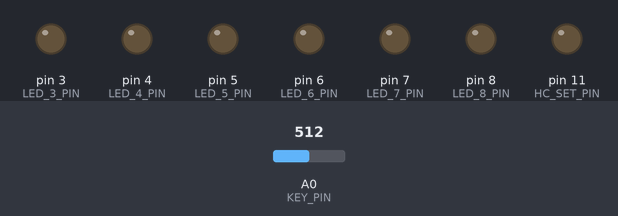
Simulated run of this sketch. Board: Arduino Uno, built with avr-gcc and run on an emulated ATmega328P. Shown: output pins drawn as LEDs (lit = HIGH). The test bench sets the inputs (shaded band); at power-on: A0 (KEY_PIN) = 512. EEPROM starts erased; pins used as bus, display or sensor lines are not drawn.

Above: at 0.1 s.
At 1.3 s:
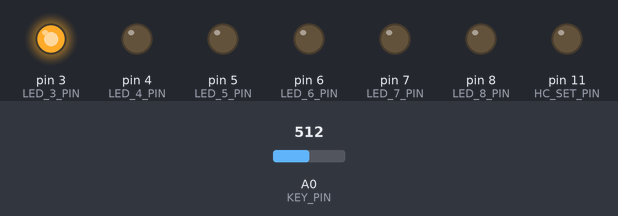
At 1.8 s:
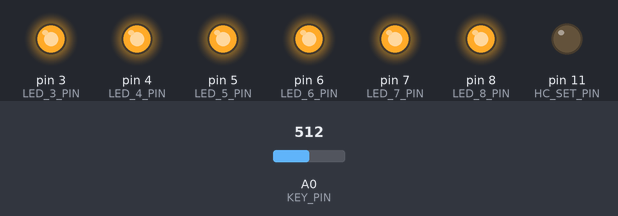
At 2.3 s:
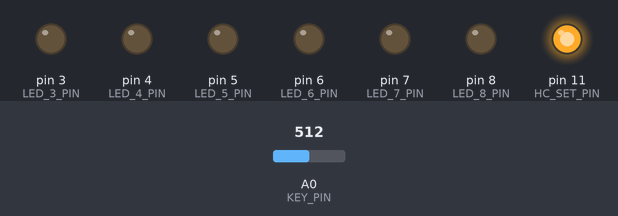
Timing chart, 0 to 3.8 s (numbered marks = the images above):
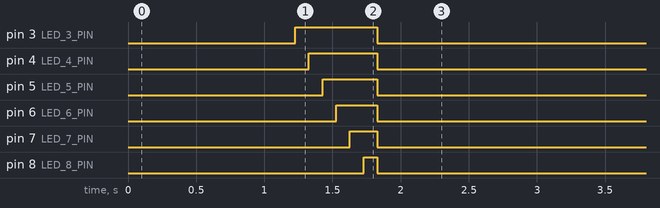

The sketch:

main.ino
```cpp
#include "main.h"

KEY key;
PACKET outmsg;
// MAIL incmsg;
DataMemory dataMem;
DATA data;
SoftwareSerial HC12(HC_TX_PIN, HC_RX_PIN);

void eepromReading() {
  if (EEPROM.get(0, dataMem.testDataMem)) {
    EEPROM.put(0, dataMem);
    dataMem.testDataMem = false;
    delay(1000);
  } else {
    EEPROM.get(0, dataMem);
    delay(1000);
  }
}

void radioInit() {
  if (!dataMem.firstInit) {
    pinMode(HC_SET_PIN, OUTPUT);
    digitalWrite(HC_SET_PIN, LOW);
    delay(100);
    HC12.print("AT+C001");
    delay(100);
    HC12.print("AT+P8");
    delay(100);
    HC12.print("AT+FU3");
    delay(100);
    digitalWrite(HC_SET_PIN, HIGH);
    dataMem.firstInit = true;
  } else {
    digitalWrite(HC_SET_PIN, HIGH);
  }
}

void pinInit() {
  pinMode(LED_1_PIN, OUTPUT);
  pinMode(LED_2_PIN, OUTPUT);
  pinMode(LED_3_PIN, OUTPUT);
  pinMode(LED_4_PIN, OUTPUT);
  pinMode(LED_5_PIN, OUTPUT);
  pinMode(LED_6_PIN, OUTPUT);
  pinMode(LED_7_PIN, OUTPUT);
  pinMode(LED_8_PIN, OUTPUT);

  pinMode(KEY_PIN, INPUT);

  digitalWrite(LED_1_PIN, HIGH);
  delay(DELAY_TIME);
  digitalWrite(LED_2_PIN, HIGH);
  delay(DELAY_TIME);
  digitalWrite(LED_3_PIN, HIGH);
  delay(DELAY_TIME);
  digitalWrite(LED_4_PIN, HIGH);
  delay(DELAY_TIME);
  digitalWrite(LED_5_PIN, HIGH);
  delay(DELAY_TIME);
  digitalWrite(LED_6_PIN, HIGH);
  delay(DELAY_TIME);
  digitalWrite(LED_7_PIN, HIGH);
  delay(DELAY_TIME);
  digitalWrite(LED_8_PIN, HIGH);
  delay(DELAY_TIME);

  digitalWrite(LED_1_PIN, LOW);
  digitalWrite(LED_2_PIN, LOW);
  digitalWrite(LED_3_PIN, LOW);
  digitalWrite(LED_4_PIN, LOW);
  digitalWrite(LED_5_PIN, LOW);
  digitalWrite(LED_6_PIN, LOW);
  digitalWrite(LED_7_PIN, LOW);
  digitalWrite(LED_8_PIN, LOW);
}

void setup() {
  Serial.begin(9600);
  HC12.begin(9600);
  eepromReading();
  pinInit();
  radioInit();
  Serial.end();
}

void loop() {
  keys();
  autoMode();
  leds();
  sender();
}
```

autoMode.cpp
```cpp
#include "main.h"

void autoMode() {
  if (key.keyMode) {
    if (data.autoMode && data.keyIsPress) {
      data.autoMode = false;
      key.keyUp = false;
      key.keyDown = false;
    } else if (key.keyUp && !data.autoMode) {
      data.autoMode = true;
      data.keyIsPress = false;
    } else if (key.keyDown && !data.autoMode) {
      data.autoMode = true;
      data.keyIsPress = false;
    }
  }
}
```

keys.cpp
```cpp
#include "main.h"

static uint32_t keysProtection = 500;
static uint32_t ADCInterrups;
static uint16_t keyValue;

uint16_t MiddleArif(uint16_t newVal) {
  static byte idx = 0;
  static uint16_t valArray[NUM_READ];
  valArray[idx] = newVal;
  if (++idx >= NUM_READ)
    idx = 0;
  uint16_t average = 0;
  for (int i = 0; i < NUM_READ; i++) {
    average += valArray[i];
  }
  return (uint16_t)average / NUM_READ;
}

void keys() {
  if (millis() - ADCInterrups > 1) {
    ADCInterrups = millis();
    keyValue = MiddleArif(analogRead(KEY_PIN));
  }

  if (millis() - keysProtection > KEY_PROTECTION) {
    keysProtection = millis();

    if (KEY_RELISED - TOLERANCE <= keyValue &&
        KEY_RELISED + TOLERANCE >= keyValue) {
      data.keyIsPress = false;
      if (!data.autoMode) {
        key.keyUp = false;
        key.keyDown = false;
      }

    } else if (KEY_1_VAL <= keyValue && KEY_1_VAL + TOLERANCE >= keyValue) {
      data.keyIsPress = true;
      if (!data.autoMode) {
        if (key.keyState1) {
          key.keyState1 = false;
          data.keyStateChange = true;
        } else {
          key.keyState1 = true;
          data.keyStateChange = true;
        }
      }
    } else if (KEY_2_VAL - TOLERANCE <= keyValue &&
               KEY_2_VAL + TOLERANCE >= keyValue) {
      data.keyIsPress = true;
      if (!data.autoMode) {
        if (key.keyState2) {
          key.keyState2 = false;
          data.keyStateChange = true;
        } else {
          key.keyState2 = true;
          data.keyStateChange = true;
        }
      }
    } else if (KEY_3_VAL - TOLERANCE <= keyValue &&
               KEY_3_VAL + TOLERANCE >= keyValue) {
      data.keyIsPress = true;
      if (!data.autoMode) {
        if (key.keyState3) {
          key.keyState3 = false;
          data.keyStateChange = true;
        } else {
          key.keyState3 = true;
          data.keyStateChange = true;
        }
      }
    } else if (KEY_4_VAL - TOLERANCE <= keyValue &&
               KEY_4_VAL + TOLERANCE >= keyValue) {
      data.keyIsPress = true;
      if (!data.autoMode) {
        if (key.keyState4) {
          key.keyState4 = false;
          data.keyStateChange = true;
        } else {
          key.keyState4 = true;
          data.keyStateChange = true;
        }
      }
    } else if (KEY_5_VAL - TOLERANCE <= keyValue &&
               KEY_5_VAL + TOLERANCE >= keyValue) {
      data.keyIsPress = true;
      if (!data.autoMode) {
        if (key.keyState5) {
          key.keyState5 = false;
          data.keyStateChange = true;
        } else {
          key.keyState5 = true;
          data.keyStateChange = true;
        }
      }
    } else if (KEY_6_VAL - TOLERANCE <= keyValue &&
               KEY_6_VAL + TOLERANCE >= keyValue) {
      data.keyIsPress = true;
      if (!data.autoMode) {
        if (key.keyState6) {
          key.keyState6 = false;
          data.keyStateChange = true;
        } else {
          key.keyState6 = true;
          data.keyStateChange = true;
        }
      }
    } else if (KEY_7_VAL - TOLERANCE <= keyValue &&
               KEY_7_VAL + TOLERANCE >= keyValue) {
      data.keyIsPress = true;
      if (!data.autoMode) {
        if (key.keyState7) {
          key.keyState7 = false;
          data.keyStateChange = true;
        } else {
          key.keyState7 = true;
          data.keyStateChange = true;
        }
      }
    } else if (KEY_8_VAL - TOLERANCE <= keyValue &&
               KEY_8_VAL + TOLERANCE >= keyValue) {
      data.keyIsPress = true;
      if (!data.autoMode) {
        if (key.keyState8 == true) {
          key.keyState8 = false;
          data.keyStateChange = true;
        } else {
          key.keyState8 = true;
          data.keyStateChange = true;
        }
      }
    } else if (KEY_9_VAL - TOLERANCE <= keyValue &&
               KEY_9_VAL + TOLERANCE >= keyValue) {
      data.keyIsPress = true;
      if (!data.autoMode) {
        if (key.keyUp == false) {
          key.keyUp = true;
          data.keyStateChange = true;
          data.autoTimer = millis();
        }
      }
    } else if (KEY_10_VAL - TOLERANCE <= keyValue &&
               KEY_10_VAL + TOLERANCE >= keyValue) {
      data.keyIsPress = true;
      if (!data.autoMode) {
        if (key.keyWork == false) {
          key.keyWork = true;
          data.keyStateChange = true;
        } else {
          key.keyWork = false;
          data.keyStateChange = true;
        }
      }
    } else if (KEY_11_VAL - TOLERANCE <= keyValue &&
               KEY_11_VAL + TOLERANCE >= keyValue) {
      data.keyIsPress = true;
      if (!data.autoMode) {
        if (key.keyDown == false) {
          key.keyDown = true;
          data.keyStateChange = true;
          data.autoTimer = millis();
        }
      }
    } else if (KEY_12_VAL - TOLERANCE <= keyValue &&
               KEY_12_VAL + TOLERANCE >= keyValue) {
      data.keyIsPress = true;
      if (!data.autoMode) {
        if (key.keyMode == false) {
          key.keyMode = true;
          data.keyStateChange = true;
        } else {
          key.keyDown = false;
          key.keyUp = false;
          key.keyMode = false;
          data.keyStateChange = true;
        }
      }
    }
  }
}
```

leds.cpp
```cpp
#include "main.h"

void leds() {
  if (data.keyStateChange) {
    data.keyStateChange = false;
    digitalWrite(LED_1_PIN, key.keyState1);
    digitalWrite(LED_2_PIN, key.keyState2);
    digitalWrite(LED_3_PIN, key.keyState3);
    digitalWrite(LED_4_PIN, key.keyState4);
    digitalWrite(LED_5_PIN, key.keyState5);
    digitalWrite(LED_6_PIN, key.keyState6);
    digitalWrite(LED_7_PIN, key.keyState7);
    digitalWrite(LED_8_PIN, key.keyState8);
  }
}
```

main.h
```cpp
// #pragma once

/*LIBS*/

#include <Arduino.h>
#include <EEPROM.h>
#include <Print.h>
#include <SPI.h>
#include <SoftwareSerial.h>
#include <Wire.h>
#include <avr/interrupt.h>
#include <avr/io.h>
#include <inttypes.h>
#include <math.h>
#include <stdio.h>

#include "setup.h"

/*key ADC input*/
#define KEY_PIN A0

/*Leds outs*/
#define LED_1_PIN 1
#define LED_2_PIN 0
#define LED_3_PIN 3
#define LED_4_PIN 4
#define LED_5_PIN 5
#define LED_6_PIN 6
#define LED_7_PIN 7
#define LED_8_PIN 8

struct DataMemory {
  /*DON`T TOUCH*/
  bool testDataMem = false;
  /*DON`T TOUCH*/
  bool firstInit = false;
  /*DON`T TOUCH*/
  bool key1 = false;
  bool key2 = false;
  bool key3 = false;
  bool key4 = false;
  bool key5 = false;
  bool key6 = false;
  bool key7 = false;
  bool key8 = false;
  /*DON`T TOUCH*/
};

#pragma pack(push, 1)

typedef struct {
  bool keyState1 = false;
  bool keyState2 = false;
  bool keyState3 = false;
  bool keyState4 = false;
  bool keyState5 = false;
  bool keyState6 = false;
  bool keyState7 = false;
  bool keyState8 = false;
  bool keyUp = false;
  bool keyDown = false;
  bool keyWork = false;
  bool keyMode = false;
} KEY;

typedef struct {
  bool error = false;
  bool keyStateChange = false;
  bool autoMode = false;
  uint32_t autoTimer = 0;
  bool keyIsPress = false;
} DATA;

typedef struct {
  uint8_t sof = SOF;
  uint8_t id = TRANCIVER_ID;
  uint8_t firstByte = 0;
  uint8_t secondByte = 0;
} PACKET;

/*
typedef struct {
  uint8_t ID = SENDER_ID;
  uint8_t keyState = 0;
  bool keyUp = false;
  bool keyDown = false;
  bool work = false;
  bool mode = false;
} MAIL;
*/

#pragma pack(pop)

void leds();
void keys();
void sender();
void autoMode();

extern KEY key;
extern PACKET outmsg;
extern DataMemory dataMem;
extern DATA data;
// extern MAIL incmsg;
extern SoftwareSerial HC12;
```

radio.cpp
```cpp
#include "main.h"

static uint32_t radioTimming;
static uint8_t packet[SIZE];

uint8_t crc8(const char *data, size_t length) {
  uint8_t crc = 0x00;
  uint8_t polynomial = 0x07;

  for (size_t i = 0; i < length; i++) {
    crc ^= data[i];
    for (byte j = 0; j < 8; j++) {
      if (crc & 0x80) {
        crc = (crc << 1) ^ polynomial;
      } else {
        crc <<= 1;
      }
    }
  }
  return crc;
}

void keyStatePacket() {
  outmsg.firstByte = 0;
  outmsg.firstByte |= key.keyState1 ? (1 << 0) : 0;
  outmsg.firstByte |= key.keyState2 ? (1 << 1) : 0;
  outmsg.firstByte |= key.keyState3 ? (1 << 2) : 0;
  outmsg.firstByte |= key.keyState4 ? (1 << 3) : 0;
  outmsg.firstByte |= key.keyUp ? (1 << 4) : 0;
  outmsg.firstByte |= key.keyDown ? (1 << 5) : 0;
  outmsg.firstByte |= 1 ? (1 << 6) : 0;
  outmsg.firstByte |= 0 ? (1 << 7) : 0;

  outmsg.secondByte = 0;
  outmsg.secondByte |= key.keyState5 ? (1 << 0) : 0;
  outmsg.secondByte |= key.keyState6 ? (1 << 1) : 0;
  outmsg.secondByte |= key.keyState7 ? (1 << 2) : 0;
  outmsg.secondByte |= key.keyState8 ? (1 << 3) : 0;
  outmsg.secondByte |= key.keyMode ? (1 << 4) : 0;
  outmsg.secondByte |= key.keyWork ? (1 << 5) : 0;
  outmsg.secondByte |= 1 ? (1 << 6) : 0;
  outmsg.secondByte |= 0 ? (1 << 7) : 0;
}

void createPacket() {
  keyStatePacket();
  packet[0] = static_cast<char>(outmsg.sof);
  packet[1] = static_cast<char>(outmsg.id);
  packet[2] = static_cast<char>(outmsg.firstByte);
  packet[3] = static_cast<char>(outmsg.secondByte);
}

void sender() {
  if (millis() - radioTimming > RADIO_TIMING) {
    createPacket();
    radioTimming = millis();
    uint8_t crc = crc8((char *)packet, SIZE);
    HC12.write((char *)packet, SIZE);
    HC12.write(crc);
  }
}
```

saveChanges.cpp
```cpp
/*
#include "main.h"
static uint32_t timeToSave = 0;

void saveChanges() {
	if (millis() - timeToSave <= SAVE_TIME) {
		timeToSave = millis();

		keyState1;
		keyState2;
		keyState3;
		keyState4;
		keyState5;
		keyState6;
		keyState7;
		keyState8;
	}
}
*/
```

setup.h
```cpp
/*Radio setup*/
#define TRANCIVER_ID 1 // Device ID HEX MAX 8
#define SOF 85

#define RADIO_TIMING 100 //Frequency of sending messages

#define HC_TX_PIN 9
#define HC_RX_PIN 10
#define HC_SET_PIN 11
#define SIZE 4

/*End radio setup*/

/*Keys setup*/
#define NUM_READ 5 //Averaging
#define KEY_PROTECTION 200 //Protection against shattering

#define KEY_1_VAL 0 //0-1023 base 0
#define KEY_2_VAL 92 //0-1023 base 92
#define KEY_3_VAL 167 //0-1023 base 170
#define KEY_4_VAL 231 //0-1023 base 235
#define KEY_5_VAL 287 //0-1023 base 291
#define KEY_6_VAL 344 //0-1023 base 340
#define KEY_7_VAL 384 //0-1023 base 382
#define KEY_8_VAL 419 //0-1023 base 420
#define KEY_9_VAL 451 //0-1023 base 453
#define KEY_10_VAL 483 //0-1023 base 483
#define KEY_11_VAL 511 //0-1023 base 510
#define KEY_12_VAL 536 //0-1023 base 534
#define KEY_RELISED 1023 //All key relised 1020
#define TOLERANCE 15 //Measurement accuracy
/*End keys setup*/

/*Leds setup*/
#define FLASH_TIME 500 //led flash time
#define NUM_FLASH 5 //Number of flashes
/*End leds setup*/

/*Others*/
#define DELAY_TIME 100 // time for init ms
#define SAVE_TIME 60000 // dalay time for save param

#define AUTO_MODE_TIMER 198000 // timer for auto move 
```
